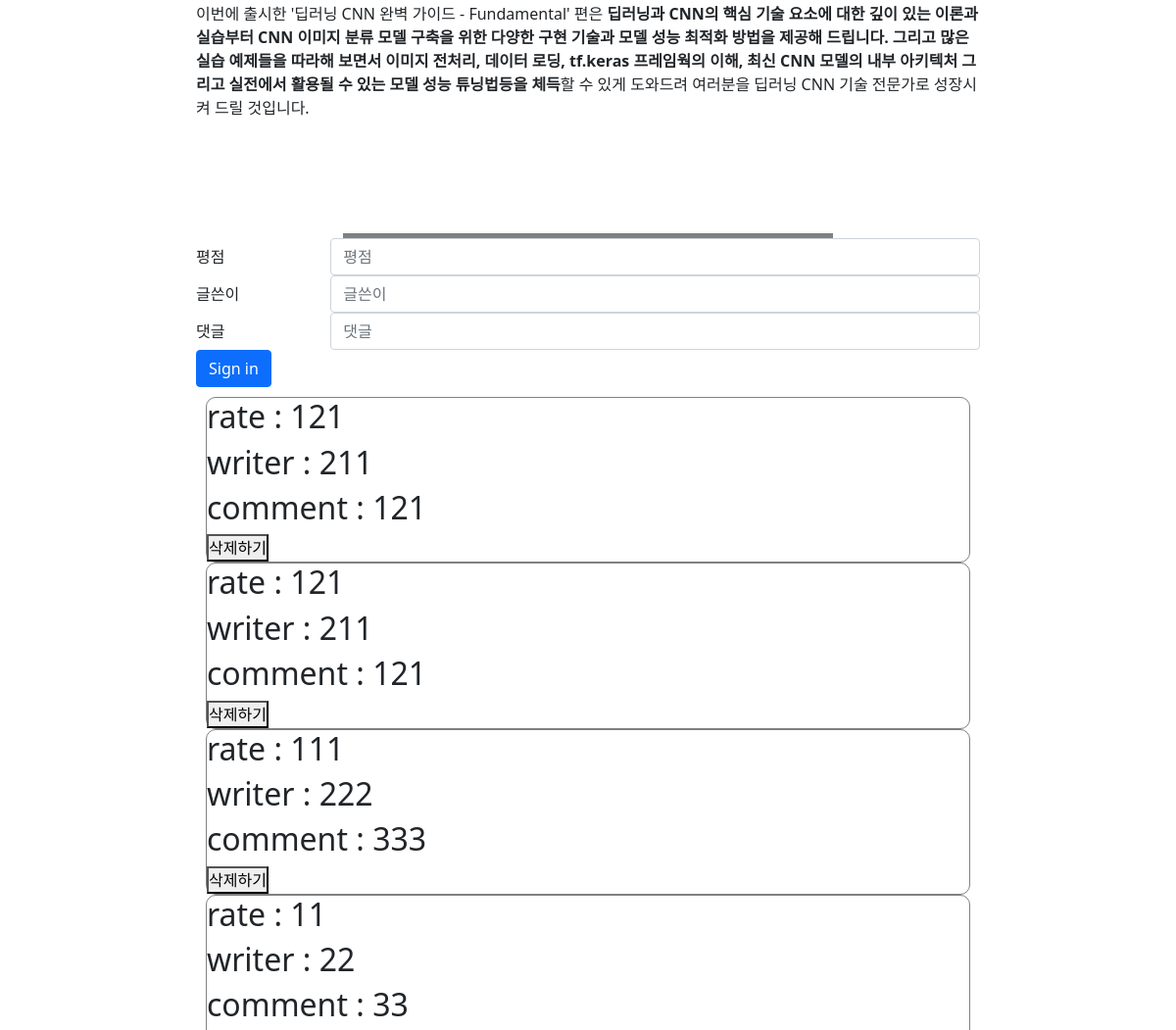
/lecture_list/1/ (middle part), run on an earlier commit of the app's database.
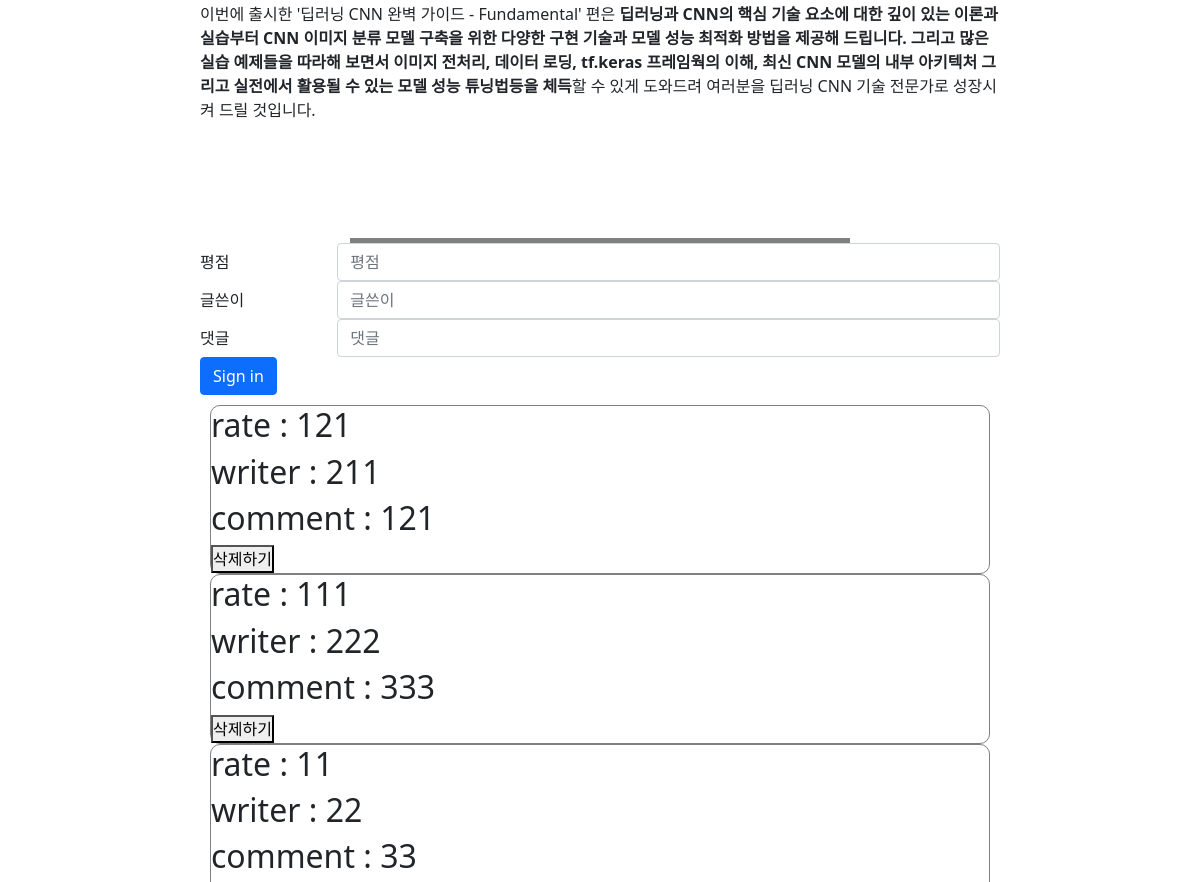
And on a later commit of the database.
### inflearn_lecture/models.py (models this page shows, shortened)
class Comment(models.Model):
    lecture = models.ForeignKey(myText, on_delete=models.CASCADE)
    rate = models.CharField(max_length=200, null=True)
    writer = models.CharField(max_length=200, null=True)
    comment = models.CharField(max_length=200, null=True)
    def __str__(self):
        return self.comment

### inflearn_lecture/views.py (the view, shortened to what this page needs)
# urls.py: path('lecture_list/<int:pk>/', views.lecture_list_info, name="lecture_list_info"),
def lecture_list_info(request, pk):
    board_contents = get_object_or_404(myText, pk=pk)
    print("lecture_list_info() : ", board_contents)
    comments = Comment.objects.filter(lecture=board_contents)
    print('Comments : ', comments)
    if request.user.is_authenticated:
        print('이게 뭘까?')
        print(request.user.username)
    return render(request, 'inflearn_lecture/lecture_list_info.html', {
        'board_contents': board_contents,
        'comments': comments,
    })

### inflearn_lecture/models.py (called while the page is built)
    def __str__(self):
        return self.title

### inflearn_lecture/templates/inflearn_lecture/lecture_list_info.html (shortened to what this page needs)
{% extends 'inflearn_lecture/base.html' %}
{% block content %}
    <div class="contents">
        {{ board_contents.board_text | safe }}
    </div>
    <div>
        <table style="width: 500px; margin: auto;">
            <tr>
                <td>
                </td>
            </tr>
            <tr>
                <td>
                    </td>
            </tr>
            <tr>
                <td>
                </td>
            </tr>
            <tr>
                <td>
                </td>
            </tr>
        </table>
    </div>
    <div style="width: 800px; margin: auto;" >
        <form method="POST" action="{% url 'lecture_list_info' pk=board_contents.pk %}">{% csrf_token %}
            <div class="form-group row">
                <label for="inputEmail3" class="col-sm-2 col-form-label">평점</label>
                <div class="col-sm-10">
                    <input name="rate" type="number" class="form-control" placeholder="평점">
                </div>
            </div>
            <div class="form-group row">
                <label for="inputEmail3" class="col-sm-2 col-form-label">글쓴이</label>
                <div class="col-sm-10">
                    <input name="writer" type="text" class="form-control" id="inputEmail3" placeholder="글쓴이">
                </div>
            </div>
            <div class="form-group row">
                <label for="inputPassword3" class="col-sm-2 col-form-label">댓글</label>
                <div class="col-sm-10">
                    <input name="comment" type="text" class="form-control" id="inputPassword3" placeholder="댓글">
                </div>
            </div>
            <div class="form-group row">
                <div class="col-sm-10">
                    <button type="submit" class="btn btn-primary">Sign in</button>
                </div>
            </div>
        </form>
    </div>
    <div style="width: 800px; margin: auto; padding: 10px;">
        {% for comment in comments %}
            <div style="border: 1px solid gray; border-radius: 10px;">
                <h2>rate : {{ comment.rate }}</h2>
                <h2>writer : {{ comment.writer }}</h2>
                <h2>comment : {{ comment.comment }}</h2>
                <form method="POST" action="{% url 'comment_remove' pk=comment.pk %}">
                    <button>삭제하기</button>
                </form>
            </div>
        {% endfor %}
    </div>
{% endblock %}

What changed in the data, as far as the page shows it:
removed Comment: rate "121", writer "211", comment "121"
